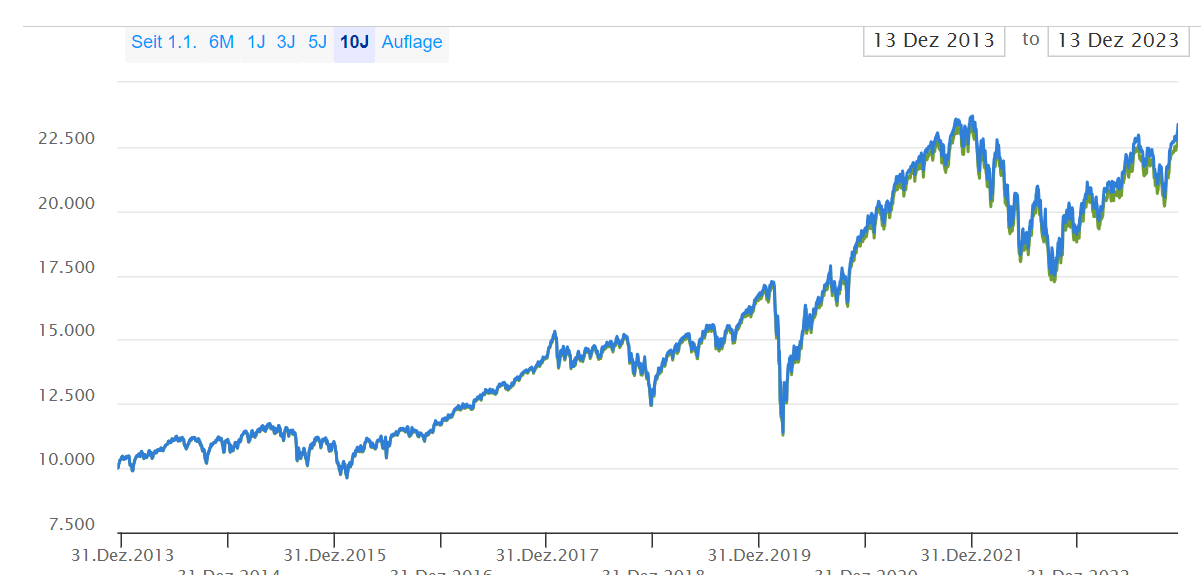
#> input picture data/plot digitizer test.PNG, 1201 x 575 px, found by its file name
$ python plotting.py
#> lines starting #> are read from the running program, lines starting #| are printed output that depends on the picture
import cv2
import matplotlib.pyplot as plt

path = r"C:\Users\Benja\Code\Python\PlotDigitizer\data\plot digitizer test.PNG"

img = cv2.imread(path)
#> img is the input picture: shape (575, 1201, 3); mean B, G, R 251, 249.6, 247.7

fig, ax = plt.subplots()
ax.imshow(img)
ax.plot(200, 200, color='red', marker='v')
ax.vlines(200, 0, 575)
fig.savefig(r"C:\Users\Benja\Code\Python\PlotDigitizer\data\check\temp.png")
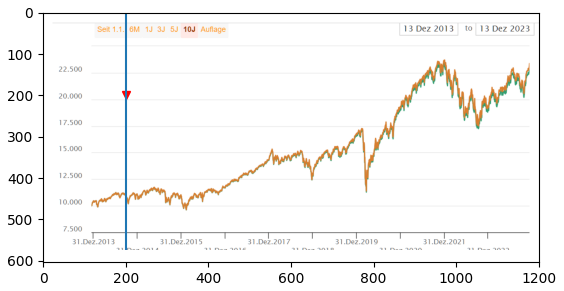
#> figure drawn by matplotlib, 1 panel; B, G, R data is drawn as R, G, B
